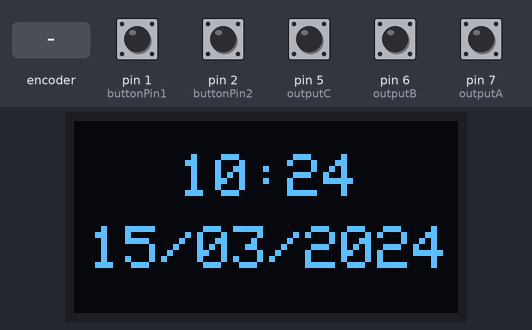
The sketch below on a simulated Arduino Uno, built with avr-gcc and run on an emulated ATmega328P. On the bench: 128×64 one-colour display. The test bench sets the inputs (shaded band); at power-on: pin 5 (outputC), pin 6 (outputB), pin 7 (outputA) HIGH, pin 1 (buttonPin1), pin 2 (buttonPin2) LOW. The display library's start-up logo is not drawn; the local clock reads 2024-03-15 10:24:30 at power-on unless the sketch sets it.

Above: at 16.8 s.
16.9 s: pin 1 (buttonPin1) pulled HIGH for 1 s
At 17.78 s:
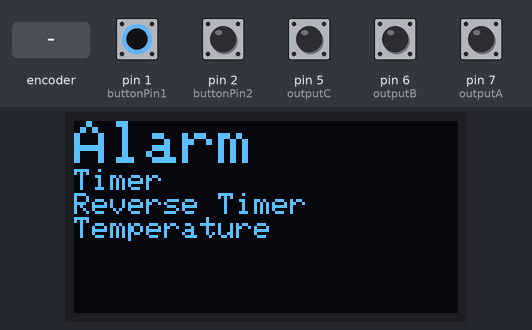
19.4 s: pin 2 (buttonPin2) pulled HIGH for 3.2 s
At 20.23 s:
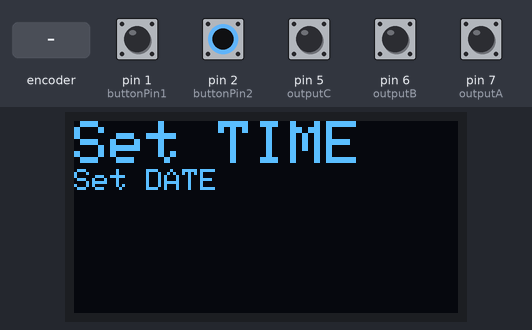
24.1 s: rotary encoder on pin 7 (outputA) / pin 6 (outputB) turned 1 step (first pin leading)
At 24.61 s:
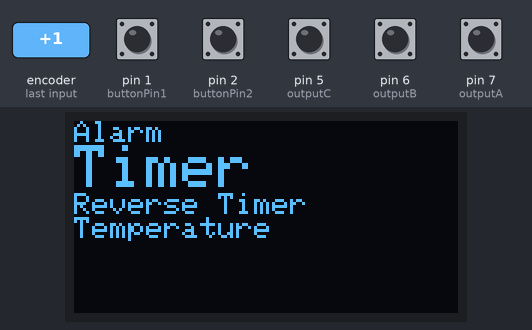
26.2 s: pin 1 (buttonPin1) pulled HIGH for 0.15 s
At 27.6 s:
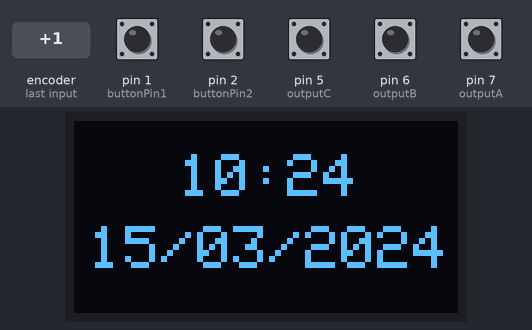
29.3 s: pin 1 (buttonPin1) pulled HIGH for 3.2 s
At 33.5 s:
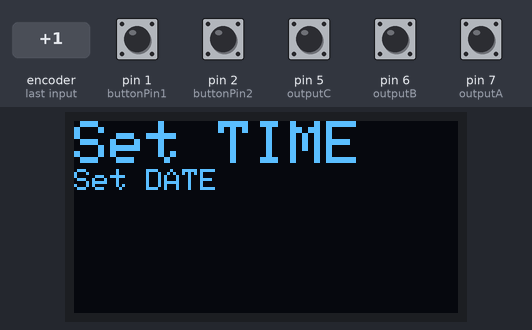
34.0 s: rotary encoder on pin 7 (outputA) / pin 6 (outputB) turned 1 step (first pin leading)
At 34.51 s:
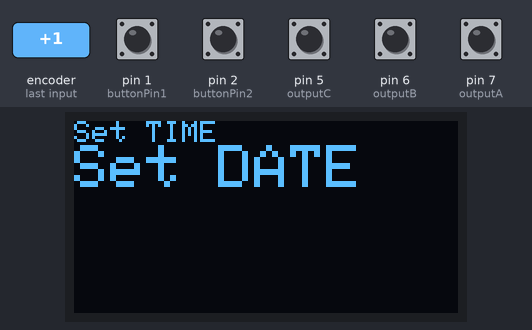

Measured:
- after the input at 16.9 s, the display: first changes after 0.39 s (image 1 shows a later state)
- after the input at 19.4 s, the display: first changes after 0.33 s (image 2 shows a later state)
- after the input at 24.1 s, the display: changes after 0.35 s (image 3)
- after the input at 26.2 s, the display: changes after 0.35 s (image 4)
- after the input at 29.3 s, the display: changes after 0.37 s (image 5)
- after the input at 34.0 s, the display: changes after 0.35 s (image 6)

The sketch:

proiectGuimanDanielIAG2ES.ino
```cpp
#include <SPI.h>
#include <Wire.h>
#include <Adafruit_GFX.h>
#include <Adafruit_SSD1306.h>
#include <Rtc_Pcf8563.h>

#define SCREEN_WIDTH 128 // OLED display width, in pixels
#define SCREEN_HEIGHT 64 // OLED display height, in pixels

// Declaration for SSD1306 display connected using software SPI (default case):
#define OLED_MOSI   9
#define OLED_CLK   10
#define OLED_DC    11
#define OLED_CS    12
#define OLED_RESET 13
Adafruit_SSD1306 display(SCREEN_WIDTH, SCREEN_HEIGHT,
  OLED_MOSI, OLED_CLK, OLED_DC, OLED_RESET, OLED_CS);

//init the real time clock
Rtc_Pcf8563 rtc;
int hours = 0, minutes = 0, seconds = 0, timeUnit = 0;
int day = 0, month = 0, year = 0, dateUnit = 0;
bool ok = false, okDate = false;

//button variables
const int buttonPin1 = 1;
const int buttonPin2 = 2;
int buttonState1 = 0;
int buttonState2 = 0;


//encoder variables
#define outputA 7
#define outputB 6
#define outputC 5
int encoderButtonState = 0;
int counterMenuZwei = 0;
int counterMenuThree = 0;
int aState;
int aLastState;

//menu stuff
int menuItem = 1;
int frame = 1;
int page = 1;
int lastMenuItem = 1;
String menuZweiOptions[4] = {"Alarm", "Timer", "Reverse Timer", "Temperature"};
String menuThreeOptions[2] = {"Set TIME", "Set DATE"};
int scroll, pages = 3;

//int i = 0;

void setup() {
  if(!display.begin(SSD1306_SWITCHCAPVCC)) {
    Serial.println(F("SSD1306 allocation failed"));
    for(;;); // Don't proceed, loop forever
  }


  //initializare pini butoane
  pinMode(buttonPin1, INPUT);
  pinMode(buttonPin2, INPUT);
  scroll = 1;

  //initializare pini encoder
  pinMode (outputA,INPUT);
  pinMode (outputB,INPUT);
  pinMode(outputC, INPUT_PULLUP);
  aLastState = digitalRead(outputA);

  display.display();
  delay(2000);
  display.clearDisplay();

  loadingSchema();
  delay(1500);
  display.clearDisplay();

  loadingManevra();
  delay(250);
  display.clearDisplay();
  display.clearDisplay();

  mainMenu();
}

void loop() {
  scrollThroughPages();
  scrollThroughMenuOptions();
  clickEncoderMenuOptions();

  /*readRotaryEncoder();
  ClickEncoder::Button b = encoder->getButton();
  if (b != ClickEncoder::Open) {
   switch (b) {
      case ClickEncoder::Clicked:
         middle=true;
        break;
    }
  } */

  /*display.clearDisplay();
  aState = digitalRead(outputA);
  if (aState != aLastState){
      // If the outputB state is different to the outputA state, that means the encoder is rotating clockwise
      if (digitalRead(outputB) != aState) {
        delay(300);
        i++;
      } else {
        delay(300);
        i--;
      }
  }

  display.setTextColor(WHITE);
  display.setTextSize(3);
  display.setCursor(0, 0);
  if(abs(i)>=0 && abs(i) <= 23)
    display.print(abs(i));
  display.display();*/
}

void loadingSchema(void){
  display.setTextColor(WHITE);
  display.setTextSize(2);
  display.setCursor(5, 25);
  display.println("Loading...");
  display.display();
}

void loadingManevra(void){
   display.setTextSize(2);
   display.setTextColor(WHITE);
   display.setCursor(45, 25);
   for(int i = 1; i <= 100; i++){
     display.print(i);
     display.print(" %");
     if(i < 50){
      delay(50);
      display.display();
     }
     else if(i >= 50 && i <= 98){
      delay(100);
      display.display();
     }
     else if(i > 98 && i < 100){
      delay(250);
      display.display();
     }
     else if(i == 100){
      delay(500);
      display.clearDisplay();
      display.setTextSize(2);
      display.setCursor(30, 25);
      display.print("Succes");
      display.display();
      delay(1000);
     }
     display.setCursor(45, 25);
     display.clearDisplay();
  }
}

//In functia mainMenu este afisata ora si data;
void mainMenu(){
  //afisare ora hh:mm
  showTime();

  //data  dd/mm/yyyy
  showDate();

  display.display();

}

//In functia menuZwei sunt afisate optiunile de Alarma, Timer, si Reverse Timer
void menuZwei(void){
   display.clearDisplay();
   display.setTextColor(WHITE);
   display.setCursor(0, 0);
   for(int i = 0; i < 4; i++){
    if(i == counterMenuZwei){
      display.setTextSize(2);
      display.println(menuZweiOptions[i]);

    }
    else{
      display.setTextSize(1);
      display.println(menuZweiOptions[i]);
    }
   }
   display.display();
}

//In functia menuThree sunt afisate optiunile din meniul Setting, adica cele de setTime si setDate;
void menuThree(void){
   display.clearDisplay();
   display.setTextSize(2);
   display.setTextColor(WHITE);
   display.setCursor(0, 0);
   for(int i = 0; i < 2; i++){
    if(i == counterMenuThree){
      display.setTextSize(2);
      display.println(menuThreeOptions[i]);
    }
    else{
      display.setTextSize(1);
      display.println(menuThreeOptions[i]);
    };
   }
   display.display();
}
void scrollThroughPages(){
  buttonState1 = digitalRead(buttonPin1);
  buttonState2 = digitalRead(buttonPin2);
  if(buttonState1 == HIGH){
    delay(300);
    scroll--;
  }
  if(buttonState2 == HIGH){
    delay(300);
    scroll++;
  }
  if(scroll > pages){
    scroll = 1;
  }
  if(scroll < 1){
    scroll = pages;
  }
  if(scroll == 1){
    display.clearDisplay();
    mainMenu();
  }
  else if(scroll == 2){
    display.clearDisplay();
    menuZwei();
  }
  else if(scroll == 3){
    display.clearDisplay();
    menuThree();
    //setTime();
  }
}

void scrollThroughMenuOptions(void){
  aState = digitalRead(outputA);
  if(scroll == 2){
    counterMenuThree = 0;
    if (aState != aLastState){
      // If the outputB state is different to the outputA state, that means the encoder is rotating clockwise
      if (digitalRead(outputB) != aState) {
        delay(300);
        counterMenuZwei++;
      } else {
        delay(300);
        counterMenuZwei--;
      }
      if(counterMenuZwei > 3){
        counterMenuZwei = 0;
      }
      if(counterMenuZwei < 0){
        counterMenuZwei = 3;
      }
    }
    aLastState = aState;
  }else if(scroll == 3){
    counterMenuZwei = 0;
    if (aState != aLastState){
      // If the outputB state is different to the outputA state, that means the encoder is rotating clockwise
      if (digitalRead(outputB) != aState) {
        delay(300);
        counterMenuThree++;
      } else {
        delay(300);
        counterMenuThree--;
      }
      if(counterMenuThree > 1){
        counterMenuThree = 0;
      }
      if(counterMenuThree < 0){
        counterMenuThree = 1;
      }
    }
    aLastState = aState;
  }
  else if(scroll == 1){
    counterMenuZwei = 0;
    counterMenuThree = 0;
  }
}


void clickEncoderMenuOptions(void){
  encoderButtonState = digitalRead(outputC);
  if(encoderButtonState == LOW){
   if(scroll == 2){
     if(counterMenuZwei == 0){
        setAlarm();
     }
     if(counterMenuZwei == 1){
        setTimer();
     }
     if(counterMenuZwei == 2){
        setReverseTimer();
     }
     if(counterMenuZwei == 3){
        seeTemperature();
     }
   }
   else if(scroll == 3){
     if(counterMenuThree == 0){
        while(buttonState2 == LOW){
          display.clearDisplay();
          //setTime();
          buttonState2 = digitalRead(buttonPin2);
        }
        scroll--;
     }
     if(counterMenuThree == 1){
        while(buttonState2 == LOW){
          display.clearDisplay();
          //setDate();
          buttonState2 = digitalRead(buttonPin2);
        }
        scroll--;
        //setDate();
     }
   }
  }
}

void showTime(){
  display.setTextColor(WHITE);
  display.setTextSize(2);
  display.setCursor(35, 11);

  if(rtc.getHour() < 10){
    display.print("0");
    display.print(rtc.getHour());
  }
  else{
    display.print(rtc.getHour());
  }
  display.print(":");

  if(rtc.getMinute() < 10){
    display.print("0");
    display.print(rtc.getMinute());
  }
  else{
    display.print(rtc.getMinute());
  }

}

void showDate(){
  display.setTextColor(WHITE);
  display.setTextSize(2);
  display.setCursor(5, 35);

  if(rtc.getDay() < 10){
    display.print("0");
    display.print(rtc.getDay());
  }
  else{
    display.print(rtc.getDay());
  }
  display.print("/");

  if(rtc.getMonth() < 10){
    display.print("0");
    display.print(rtc.getMonth());
  }
  else{
    display.print(rtc.getMonth());
  }
  display.print("/");

  display.print((2000 + rtc.getYear()));
  display.display();
}

void setAlarm(void){
}

void setTimer(void){

}

void setReverseTimer(void){

}

void seeTemperature(void){

}

void setTime(void){
  display.setCursor(0,0);
  display.setTextSize(1);
  display.setTextColor(WHITE);
  display.println("Current time is:");
  display.setTextSize(2);

  if(rtc.getHour() < 10){
    display.print("0");
    display.print(rtc.getHour());
  }
  else{
    display.print(rtc.getHour());
  }
  display.print(":");

  if(rtc.getMinute() < 10){
    display.print("0");
    display.print(rtc.getMinute());
  }
  else{
    display.print(rtc.getMinute());
  }
  display.print(":");

  if(rtc.getSecond() < 10){
    display.print("0");
    display.println(rtc.getSecond());
  }
  else{
    display.println(rtc.getSecond());
  }

  display.setTextSize(1);
  display.println("Change time to:");
  display.setTextSize(2);

  buttonState1 = digitalRead(buttonPin1);
  if(buttonState1 == HIGH){
    delay(300);
    timeUnit++;
  }

  buttonState2 = digitalRead(buttonPin2);
  if(buttonState2 == HIGH){
    delay(300);
    display.clearDisplay();
    menuThree();
  }

  if(timeUnit == 1){
    display.setTextColor(BLACK, WHITE);
    if(abs(hours) >= 0 && abs(hours) <= 23){
      if(abs(hours) < 10){
        display.print("0");
        display.print(abs(hours));
      }
      else{
        display.print(abs(hours));
      }
    }
    else{
      display.print("00");
      hours = 0;
    }
    setHours();
  }
  else{
    display.setTextColor(WHITE);
    if(abs(hours) >= 0 && abs(hours) <= 23){
      if(abs(hours) < 10){
        display.print("0");
        display.print(abs(hours));
      }
      else{
        display.print(abs(hours));
      }
    }
    else{
      display.print("00");
      hours = 0;
    }
  }

  display.setTextColor(WHITE);
  display.print(":");
  if(timeUnit == 2){
    display.setTextColor(BLACK, WHITE);
    if(abs(minutes) >= 0 && abs(minutes) <= 59){
      if(abs(minutes) < 10){
        display.print("0");
        display.print(abs(minutes));
      }
      else{
        display.print(abs(minutes));
      }
    }
    else{
      display.print("00");
      minutes = 0;
    }
    setMinutes();
  }
  else{
    display.setTextColor(WHITE);
    if(abs(minutes) >= 0 && abs(minutes) <= 59){
      if(abs(minutes) < 10){
        display.print("0");
        display.print(abs(minutes));
      }
      else{
        display.print(abs(minutes));
      }
    }
    else{
      display.print("00");
      minutes = 0;
    }
  }

  display.setTextColor(WHITE);
  display.print(":");
  if(timeUnit == 3){
    display.setTextColor(BLACK, WHITE);
    if(abs(seconds) >= 0 && abs(seconds) <= 59){
      if(abs(seconds) < 10){
        display.print("0");
        display.print(abs(seconds));
      }
      else{
        display.print(abs(seconds));
      }
    }
    else{
      display.print("00");
      seconds = 0;
    }
    setSeconds();
  }
  else{
    display.setTextColor(WHITE);
    if(abs(seconds) >= 0 && abs(seconds) <= 59){
      if(abs(seconds) < 10){
        display.print("0");
        display.print(abs(seconds));
      }
      else{
        display.print(abs(seconds));
      }
    }
    else{
      display.print("00");
      seconds = 0;
    }
  }
  display.println();

  display.setTextSize(1);
  display.setTextColor(WHITE);
  display.print("button2 return");

  if(timeUnit >= 4){
    display.clearDisplay();
    display.setTextSize(1);
    display.setTextColor(WHITE);
    display.setCursor(0,0);
    display.println("New time is:");
    display.setTextSize(2);
    display.print(abs(hours));
    display.print(":");
    display.print(abs(minutes));
    display.print(":");
    display.println(abs(seconds));
    display.setTextSize(1);
    display.print("Press button 2 to save the new time or button 1 to select a new time.");
    delay(300);
    buttonState1 = digitalRead(buttonPin1);
    if(buttonState1 == HIGH){
      delay(300);
      timeUnit = 0;
      ok = false;
    }
    else{
      buttonState2 = digitalRead(buttonPin2);
      if(buttonState2 == HIGH){
        delay(300);
        display.clearDisplay();
        display.setTextSize(2);
        display.setTextColor(WHITE);
        display.setCursor(0,0);
        display.println("Time saved");
        display.print(abs(hours));
        display.print(":");
        display.print(abs(minutes));
        display.print(":");
        display.println(abs(seconds));
        display.display();
        saveTime();
        delay(3500);
        display.clearDisplay();
        ok = true;
      }
    }
  }

  if(!ok){
    display.display();
  }
  else{
    display.clearDisplay();
    mainMenu();
  }
}

void setHours(){
  if(timeUnit == 1){
  aState = digitalRead(outputA);
  if (aState != aLastState){
      // If the outputB state is different to the outputA state, that means the encoder is rotating clockwise
      if (digitalRead(outputB) != aState) {
        delay(300);
        hours++;
      } else {
        delay(300);
        hours--;
      }
    }
  }
}

void setMinutes(){
  aState = digitalRead(outputA);
  if (aState != aLastState){
      // If the outputB state is different to the outputA state, that means the encoder is rotating clockwise
      if (digitalRead(outputB) != aState) {
        delay(300);
        minutes++;
      } else {
        delay(300);
        minutes--;
      }
  }
}

void setSeconds(){
  aState = digitalRead(outputA);
  if (aState != aLastState){
      // If the outputB state is different to the outputA state, that means the encoder is rotating clockwise
      if (digitalRead(outputB) != aState) {
        delay(300);
        seconds++;
      } else {
        delay(300);
        seconds--;
      }
  }
}

void saveTime(void){
    rtc.setTime(abs(hours), abs(minutes), abs(seconds));
    hours = 0;
    minutes = 0;
    seconds = 0;
}

void setDate(void){
  //Nu stiu de ce dar "crapa" daca pun mai multe mesaje. Adica nici macar nu porneste display-ul. Porneste dupa ce sterg mesajele, deci ma gandesc ca o avea vreo problema cu memoria.
  //Desi nu da nici o eroare legata de memorie, am folost 814 bytes, si mai am 1234 bytes liberi, adica inca o data si jumatate, in total am 2048 bytes.
  //Nu mai afisez mesaje pe ecran, doar o sa comentez codu.

  display.clearDisplay();
  display.setCursor(0,0);
  display.setTextColor(WHITE);
  //display.setTextSize(1);
  //display.println("Current date is:");
  display.setTextSize(2);

  if(rtc.getDay() < 10){
    display.print("0");
    display.print(rtc.getDay());
  }
  else{
    display.print(rtc.getDay());
  }
  display.print("/");

  if(rtc.getMonth() < 10){
    display.print("0");
    display.print(rtc.getMonth());
  }
  else{
    display.print(rtc.getMonth());
  }
  display.print("/");
  display.println((2000 + rtc.getYear()));
  display.println("");

  buttonState1 = digitalRead(buttonPin1);
  if(buttonState1 == HIGH){
    dateUnit++;
    delay(300);
  }

  buttonState2 = digitalRead(buttonPin2);
  if(buttonState2 == HIGH){
    delay(300);
    display.clearDisplay();
    menuThree();
  }

  if(dateUnit == 1){
    display.setTextColor(BLACK, WHITE);
    if(abs(day) >= 1 && abs(day) <= 31){
      if(abs(day) < 10){
        display.print("0");
        display.print(abs(day));
      }
      else{
        display.print(abs(day));
      }
    }
    else{
      display.print("00");
      day = 0;
    }
    setDay();
  }
  else{
    display.setTextColor(WHITE);
    if(abs(day) >= 1 && abs(day) <= 31){
      if(abs(day) < 10){
        display.print("0");
        display.print(abs(day));
      }
      else{
        display.print(abs(day));
      }
    }
    else{
      display.print("00");
      day = 0;
    }
  }

  display.setTextColor(WHITE);
  display.print("/");

 if(dateUnit == 2){
    display.setTextColor(BLACK, WHITE);
    if(abs(month) >= 1 && abs(month) <= 12){
      if(abs(month) < 10){
        display.print("0");
        display.print(abs(month));
      }
      else{
        display.print(abs(month));
      }
    }
    else{
      display.print("00");
      month = 0;
    }
    setMonth();
  }
  else{
    display.setTextColor(WHITE);
    if(abs(month) >= 1 && abs(month) <= 12){
      if(abs(month) < 10){
        display.print("0");
        display.print(abs(month));
      }
      else{
        display.print(abs(month));
      }
    }
    else{
      display.print("00");
      month = 0;
    }
  }

  display.setTextColor(WHITE);
  display.print("/");

  if(dateUnit == 3){
    display.setTextColor(BLACK, WHITE);
    display.println((2000 + abs(year)));
    setYear();
  }
  else{
    display.setTextColor(WHITE);
    display.println((2000 + abs(year)));
  }
  display.setTextColor(WHITE);

  if(dateUnit >= 4){
    display.clearDisplay();
    display.setTextSize(1);
    display.setTextColor(WHITE);
    display.setCursor(0,0);
    display.println("New date is:");
    display.setTextSize(2);
    display.print(abs(day));
    display.print(":");
    display.print(abs(month));
    display.print(":");
    display.println(abs(year));
    display.setTextSize(1);
    display.print("Press button 2 to save the new date or button 1 to select a new time.");
    delay(300);
    buttonState1 = digitalRead(buttonPin1);
    if(buttonState1 == HIGH){
      delay(300);
      dateUnit = 0;
      okDate = false;
    }
    else{
      buttonState2 = digitalRead(buttonPin2);
      if(buttonState2 == HIGH){
        delay(300);
        display.clearDisplay();
        display.setTextSize(2);
        display.setTextColor(WHITE);
        display.setCursor(0,0);
        display.println("Date saved");
        display.print(abs(day));
        display.print(":");
        display.print(abs(month));
        display.print(":");
        display.println(abs(year));
        display.display();
        saveDate();
        delay(3500);
        display.clearDisplay();
        okDate = true;
      }
    }
  }

  if(!okDate){
    display.display();
  }
  else{
    display.clearDisplay();
    mainMenu();
  }

  /*
  display.setTextSize(1);
  display.println("Change date to:");
  display.setTextSize(2);
  display.display();*/
}

void setDay(void){
  if(dateUnit == 1){
  aState = digitalRead(outputA);
  if (aState != aLastState){
      // If the outputB state is different to the outputA state, that means the encoder is rotating clockwise
      if (digitalRead(outputB) != aState) {
        delay(300);
        day++;
      } else {
        delay(300);
        day--;
      }
    }
  }
}

void setMonth(void){
  if(dateUnit == 2){
    aState = digitalRead(outputA);
    if (aState != aLastState){
        // If the outputB state is different to the outputA state, that means the encoder is rotating clockwise
        if (digitalRead(outputB) != aState) {
          delay(300);
          month++;
        } else {
          delay(300);
          month--;
       }
     }
  }
}

void setYear(void){
  if(dateUnit == 3){
    aState = digitalRead(outputA);
    if (aState != aLastState){
        // If the outputB state is different to the outputA state, that means the encoder is rotating clockwise
        if (digitalRead(outputB) != aState) {
          delay(300);
          year++;
        } else {
          delay(300);
          year--;
        }
    }
  }
}

void saveDate(void){
  rtc.setDate(day, 1, month, 0, year);
  day = 0;
  month = 0;
  year = 0;
}
```
